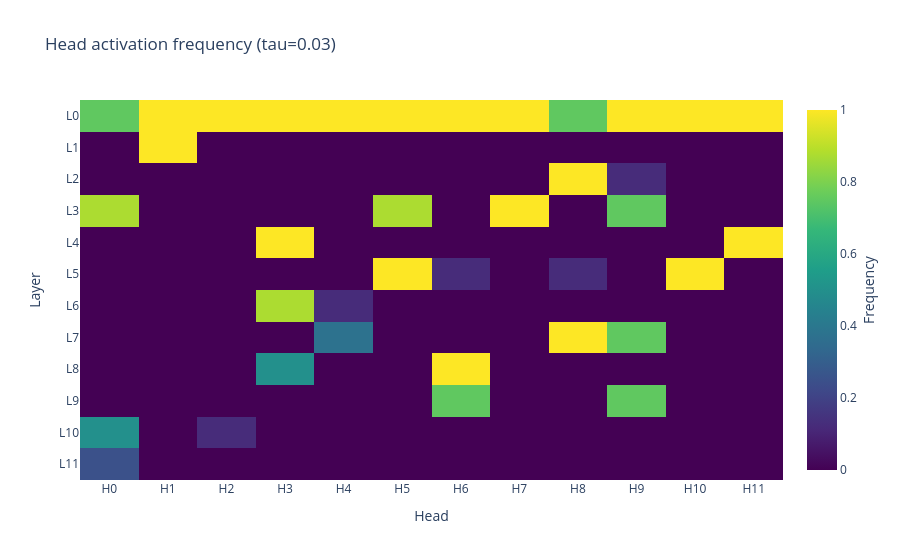

Write notebook code for a chart like this one.
### Markdown cell above
## 3. Plot head activation frequency

`contributions` gives, for each head and MLP, the share of prompts whose routes pass through it. A head counts as used when one of its own sub-edges clears the threshold inside a route.

### Code cell
fig = plot_information_flow(flow)
save_figure(fig, f"{OUTPUT_DIR}/plots/head_frequency.png")
fig

### Figure 1 — Plotly figure (JSON) as saved in the notebook; plotly's stock layout.template omitted (floating-point values rounded to 4 significant figures; data arrays with more than 128 entries replaced by an {"elided": "..."} marker saying what was removed)
{"data": [{"colorbar": {"title": {"side": "right", "text": "Frequency"}}, "colorscale": [[0.0, "#440154"], [0.1111, "#482878"], [0.2222, "#3e4989"], [0.3333, "#31688e"], [0.4444, "#26828e"], [0.5556, "#1f9e89"], [0.6667, "#35b779"], [0.7778, "#6ece58"], [0.8889, "#b5de2b"], [1.0, "#fde725"]], "type": "heatmap", "x": ["H0", "H1", "H2", "H3", "H4", "H5", "H6", "H7", "H8", "H9", "H10", "H11"], "y": ["L0", "L1", "L2", "L3", "L4", "L5", "L6", "L7", "L8", "L9", "L10", "L11"], "z": {"elided": "12x12 float values"}}], "layout": {"title": {"text": "Head activation frequency (tau=0.03)"}, "xaxis": {"title": {"text": "Head"}}, "yaxis": {"autorange": "reversed", "title": {"text": "Layer"}}}}
